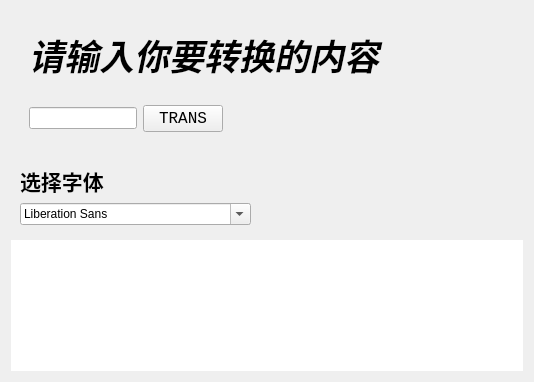
<?xml version="1.0" encoding="UTF-8"?>
<ui version="4.0">
 <class>Widget</class>
 <widget class="QWidget" name="Widget">
  <property name="geometry">
   <rect>
    <x>0</x>
    <y>0</y>
    <width>534</width>
    <height>382</height>
   </rect>
  </property>
  <property name="windowTitle">
   <string>Widget</string>
  </property>
  <layout class="QVBoxLayout" name="verticalLayout_4">
   <item>
    <widget class="QWidget" name="widget" native="true">
     <layout class="QVBoxLayout" name="verticalLayout">
      <item>
       <widget class="QWidget" name="widget_2" native="true">
        <property name="sizePolicy">
         <sizepolicy hsizetype="Fixed" vsizetype="Fixed">
          <horstretch>0</horstretch>
          <verstretch>0</verstretch>
         </sizepolicy>
        </property>
        <layout class="QVBoxLayout" name="verticalLayout_2">
         <item>
          <widget class="QLabel" name="label_2">
           <property name="sizePolicy">
            <sizepolicy hsizetype="Preferred" vsizetype="Fixed">
             <horstretch>0</horstretch>
             <verstretch>0</verstretch>
            </sizepolicy>
           </property>
           <property name="font">
            <font>
             <family>Arial</family>
             <pointsize>26</pointsize>
             <weight>75</weight>
             <italic>true</italic>
             <bold>true</bold>
            </font>
           </property>
           <property name="text">
            <string>请输入你要转换的内容</string>
           </property>
          </widget>
         </item>
        </layout>
       </widget>
      </item>
      <item>
       <widget class="QWidget" name="widget_3" native="true">
        <property name="sizePolicy">
         <sizepolicy hsizetype="Preferred" vsizetype="Fixed">
          <horstretch>0</horstretch>
          <verstretch>0</verstretch>
         </sizepolicy>
        </property>
        <layout class="QHBoxLayout" name="horizontalLayout">
         <item>
          <widget class="QLineEdit" name="lineEdit">
           <property name="sizePolicy">
            <sizepolicy hsizetype="Fixed" vsizetype="Fixed">
             <horstretch>0</horstretch>
             <verstretch>0</verstretch>
            </sizepolicy>
           </property>
          </widget>
         </item>
         <item>
          <widget class="QPushButton" name="pushButton">
           <property name="sizePolicy">
            <sizepolicy hsizetype="Minimum" vsizetype="Fixed">
             <horstretch>0</horstretch>
             <verstretch>0</verstretch>
            </sizepolicy>
           </property>
           <property name="font">
            <font>
             <family>Consolas</family>
             <pointsize>12</pointsize>
             <weight>50</weight>
             <bold>false</bold>
            </font>
           </property>
           <property name="text">
            <string>TRANS</string>
           </property>
          </widget>
         </item>
         <item>
          <spacer name="horizontalSpacer">
           <property name="orientation">
            <enum>Qt::Horizontal</enum>
           </property>
           <property name="sizeHint" stdset="0">
            <size>
             <width>40</width>
             <height>20</height>
            </size>
           </property>
          </spacer>
         </item>
        </layout>
       </widget>
      </item>
     </layout>
    </widget>
   </item>
   <item>
    <widget class="QWidget" name="widget_4" native="true">
     <property name="sizePolicy">
      <sizepolicy hsizetype="Fixed" vsizetype="Fixed">
       <horstretch>0</horstretch>
       <verstretch>0</verstretch>
      </sizepolicy>
     </property>
     <layout class="QVBoxLayout" name="verticalLayout_3">
      <item>
       <widget class="QLabel" name="label_3">
        <property name="sizePolicy">
         <sizepolicy hsizetype="Preferred" vsizetype="Fixed">
          <horstretch>0</horstretch>
          <verstretch>0</verstretch>
         </sizepolicy>
        </property>
        <property name="font">
         <font>
          <family>Arial</family>
          <pointsize>16</pointsize>
          <weight>75</weight>
          <bold>true</bold>
         </font>
        </property>
        <property name="text">
         <string>选择字体</string>
        </property>
       </widget>
      </item>
      <item>
       <widget class="QFontComboBox" name="fontComboBox">
        <property name="sizePolicy">
         <sizepolicy hsizetype="Preferred" vsizetype="Fixed">
          <horstretch>0</horstretch>
          <verstretch>0</verstretch>
         </sizepolicy>
        </property>
       </widget>
      </item>
     </layout>
    </widget>
   </item>
   <item>
    <widget class="QLabel" name="showLabel">
     <property name="sizePolicy">
      <sizepolicy hsizetype="Minimum" vsizetype="Minimum">
       <horstretch>0</horstretch>
       <verstretch>0</verstretch>
      </sizepolicy>
     </property>
     <property name="font">
      <font>
       <family>Arial</family>
       <pointsize>24</pointsize>
      </font>
     </property>
     <property name="styleSheet">
      <string notr="true">QLabel
{
background-color:rgb(255, 255, 255);
}</string>
     </property>
     <property name="text">
      <string/>
     </property>
     <property name="alignment">
      <set>Qt::AlignCenter</set>
     </property>
    </widget>
   </item>
  </layout>
 </widget>
 <resources/>
 <connections/>
</ui>
